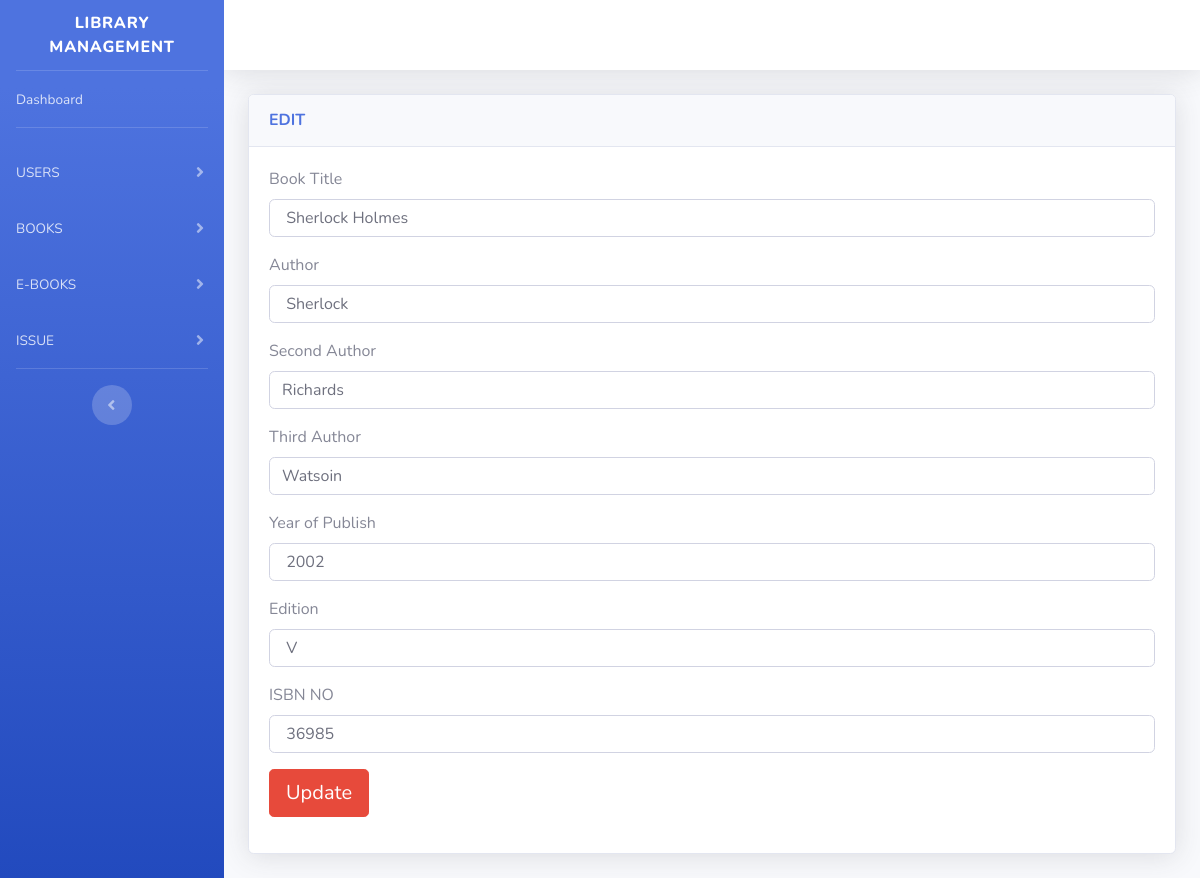
Page /templates/startbootstrap-sb-admin-2-gh-pages/admin_edit_book.php?x=3 (signed in) on the committed database.
### tables this page shows
CREATE TABLE `book_table` (
  `book_id` int(10) NOT NULL,
  `category_id` int(10) NOT NULL,
  `book_title` varchar(40) NOT NULL,
  `book_author` varchar(40) NOT NULL,
  `second_author` varchar(40) NOT NULL,
  `third_author` varchar(40) NOT NULL,
  `book_count` int(20) NOT NULL,
  `year_of_publish` int(20) NOT NULL,
  `edition` varchar(20) NOT NULL,
  `isbn_no` int(20) NOT NULL,
  `book_status` varchar(20) NOT NULL
);

### templates/startbootstrap-sb-admin-2-gh-pages/admin_edit_book.php (the view, shortened to what this page needs)
<?php
include('../startbootstrap-sb-admin-2-gh-pages/PHP/connection.php');
?>
<!DOCTYPE html>
<html lang="en">
<head>
    <link href="vendor/fontawesome-free/css/all.min.css" rel="stylesheet" type="text/css">
    <link href="css/sb-admin-2.min.css" rel="stylesheet">
</head>
<body id="page-top">
    <div id="wrapper">
        <ul class="navbar-nav bg-gradient-primary sidebar sidebar-dark accordion" id="accordionSidebar">
            <a class="sidebar-brand d-flex align-items-center justify-content-center" href="Dashbord.php">
                <div class="sidebar-brand-text mx-3">Library Management </div>
            </a>
            <hr class="sidebar-divider my-0">
            <li class="nav-item">
                <a class="nav-link" href="Dashbord.php">
                    <span>Dashboard</span></a>
            </li>
            <hr class="sidebar-divider">
            <li class="nav-item">
                <a class="nav-link collapsed" href="#" data-toggle="collapse" data-target="#collapseTwo"
                    aria-expanded="true" aria-controls="collapseTwo">
                    <span>USERS</span>
                </a>
            </li>
            <li class="nav-item">
                <a class="nav-link collapsed" href="#" data-toggle="collapse" data-target="#collapseUtilities"
                    aria-expanded="true" aria-controls="collapseUtilities">
                    <span>BOOKS</span>
                </a>
            </li>
            <li class="nav-item">
                <a class="nav-link collapsed" href="#" data-toggle="collapse" data-target="#One"
                    aria-expanded="true" aria-controls="collapseUtilities">
                    <span>E-BOOKS</span>
                </a>
            </li>
            <li class="nav-item">
                <a class="nav-link collapsed" href="#" data-toggle="collapse" data-target="#collapseUtilitie"
                    aria-expanded="true" aria-controls="collapseUtilities">
                    <span>ISSUE</span>
                </a>
            </li>
            <hr class="sidebar-divider">
            <div class="text-center d-none d-md-inline">
                <button class="rounded-circle border-0" id="sidebarToggle"></button>
            </div>
        </ul>
        <div id="content-wrapper" class="d-flex flex-column">
            <div id="content">
                <nav class="navbar navbar-expand navbar-light bg-white topbar mb-4 static-top shadow">
                </nav>
                <div class="container-fluid">
                    <div class="card shadow mb-4">
                        <div class="card-header py-3">
                            <h6 class="m-0 font-weight-bold text-primary">EDIT</h6>
                        </div>
                        <div class="card-body">
                            <div class="table-responsive">
                                <table class="table table-bordered" id="dataTable" width="100%" cellspacing="0">
                                    <form name = "frmm" method = "POST" action = "../startbootstrap-sb-admin-2-gh-pages/PHP/edit_book.php" >
                    <?php
     if(isset($_REQUEST['x']))
    {
       $a=intval($_GET['x']);
                        $sql = "SELECT * FROM book_table where book_id = $a";
                        $result = mysqli_query($con,$sql);
                        while ($row = mysqli_fetch_assoc($result))
                        {
                    ?>
                                        <div class ="form-group">
                                            <label>Book Title</label>
                                            <input type ="text" class = "form-control" name="title" autocomplete="off" required value = "<?php echo " ".$row["book_title"];?>">
                                        </div>
                                        <div class ="form-group">
                                            <label>Author</label>
                                            <input type ="text" class = "form-control" name="author" autocomplete="off" required value = "<?php echo " ".$row["book_author"];?> ">
                                        </div>
                                        <div class = "form-group">
                                            <label>Second Author</label>
                                            <input type = "text" class = "form-control" name = "sauthor" required value = "<?php echo "" . $row["second_author"];?>">
                                        </div>
                                        <div class = "form-group">
                                            <label>Third Author</label>
                                            <input type = "text" class = "form-control" name = "tauthor" required value = "<?php echo "" .$row["third_author"] ;?>">
                                        </div>
                                        <div class ="form-group">
                                            <label>Year of Publish</label>
                                            <input type ="text" class = "form-control" name="publish" autocomplete="off" required value = "<?php echo " ".$row["year_of_publish"];?>">
                                        </div>
                                        <div class ="form-group">
                                            <label>Edition</label>
                                            <input type ="text" class = "form-control" name="edition" autocomplete="off" required value = "<?php echo " ".$row["edition"];?>">
                                        </div>
                                        <div class ="form-group">
                                            <label>ISBN NO</label>
                                            <input type ="text" class = "form-control" name="isbn" autocomplete="off" required value = "<?php echo " ".$row["isbn_no"];?>">
                                        </div>
                        <?php
                        }
                    }
                        ?>
                                        <input type = "Submit" class="btn btn-danger btn-lg" name = "create" value =   "Update" >
                                </table>
                            </div>
                        </div>
                    </div>
                </div>
            </div>
        </div>
    </div>
</body>
</html>

### rows in the picture
book_table: title "Sherlock Holmes", author "Sherlock", sauthor "Richards", tauthor "Watsoin", publish "2002", edition "V", isbn "36985"
